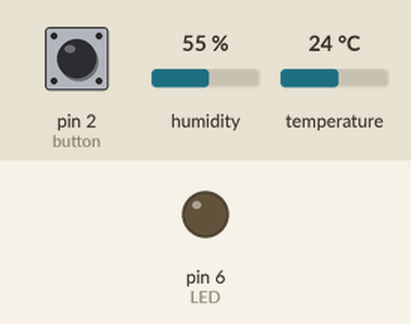
Bench run of a sketch on a simulated Arduino Uno, built with avr-gcc and run on an emulated ATmega328P. On the bench: output pins drawn as LEDs (lit = HIGH). The inputs (shaded band) are chosen by the test bench; at power-on: pin 2 (button) LOW, humidity 55 %, temperature 24 °C. What the sketch prints to the serial monitor is not drawn.

Above: at 1.2 s.
1.3 s: pin 2 (button) pulsed HIGH 5 times (0.12 s each, 0.3 s apart)
At 1.88 s:
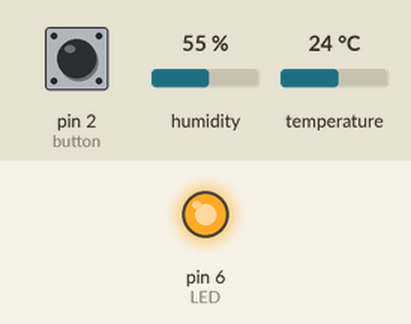
Timing chart, 0 to 4.3 s (numbered marks = the images above; inputs shaded):
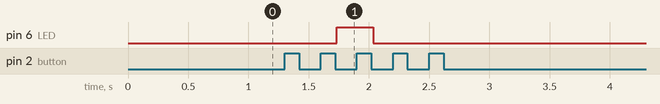

The sketch:

laboratorywork2ex1.ino
```cpp
#include <Adafruit_Sensor.h>
#include <DHT.h>
#include <DHT_U.h> //include library of DHT11 sensor

#define DHTPIN 4 //define active pin
#define DHTTYPE DHT11 //define type of DHT sensor
DHT_Unified dht(DHTPIN, DHTTYPE);

#define button 2 // define button pin
#define LED 6 //define led pin
int Mode=3; //if it is zero, it will start loop with Mode==1, but i start with mode==0
int buttonNew; //define button change status
int buttonOld; //define button real status
int buttonState;
boolean modeChanged = false;
const int NUM_MODES = 3;
void setup() {

Serial.begin(9600); //activating button
dht.begin(); // sensaor start work
Serial.println(F("DHT11 value")); //print sensor coment

pinMode(button,INPUT); //define how button work
pinMode(LED,OUTPUT); //define how led work
buttonState=digitalRead(button);
}

void loop() {

buttonOld = digitalRead(button); // accept button new status is what it read from button pin in moment
delay(10);
buttonNew = digitalRead(button);
if(buttonOld==buttonNew){
  if(buttonOld !=buttonState){
    if(buttonOld==LOW){
      Mode++;
      if(Mode>=NUM_MODES){
        Mode=0;
      }
      modeChanged=true;
      }
    }
  buttonState=buttonOld;
  }
if(modeChanged){
  modeChanged=false;

 if(Mode==0){
    digitalWrite(LED,LOW);
 }
if(Mode==1){
    digitalWrite(LED,HIGH);
}
if(Mode==2){
    digitalWrite(LED,LOW);
    sensors_event_t event;// sensors information print on the screen
    dht.temperature().getEvent(&event);
    Serial.print(F("Temperature: "));
    Serial.print(event.temperature);
    Serial.print(F("°C "));
    dht.humidity().getEvent(&event);
    Serial.print(F("Humidity: "));
    Serial.print(event.relative_humidity);
    Serial.println(F("%"));
    delay(2000);
}
  }
}
```

Measured:
- after the input at 1.3 s, pin 6 (LED): LOW → HIGH after 0.43 s, → LOW 0.30 s later
